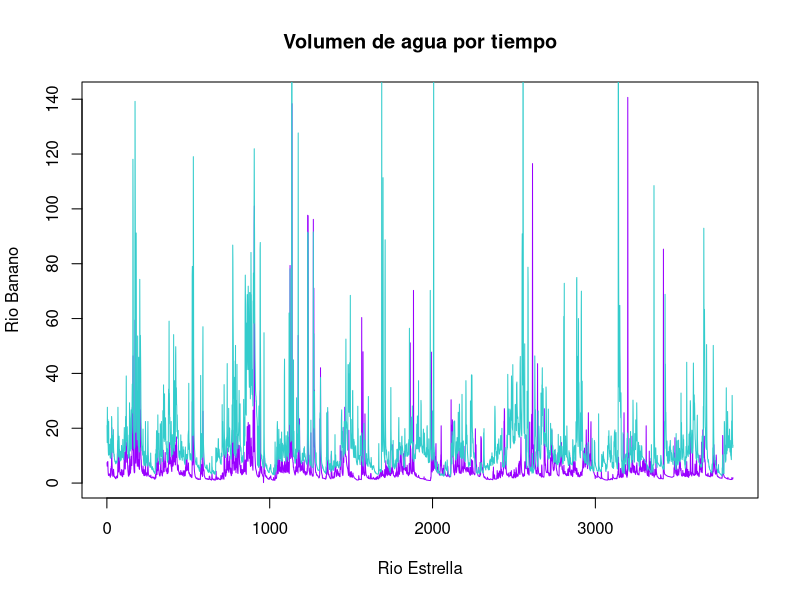
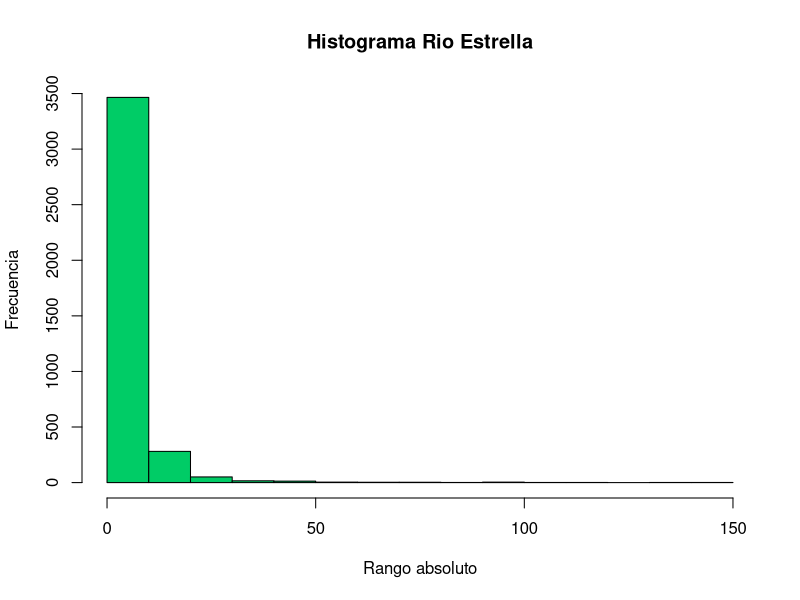
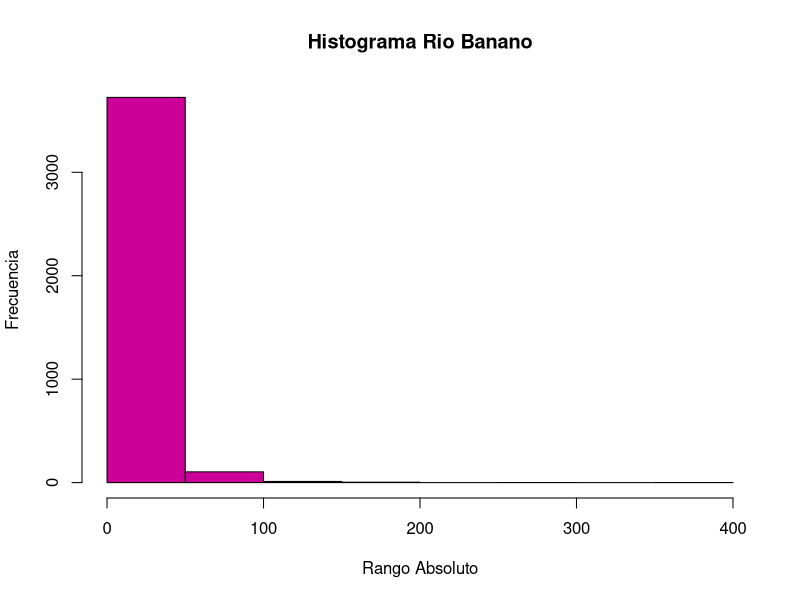
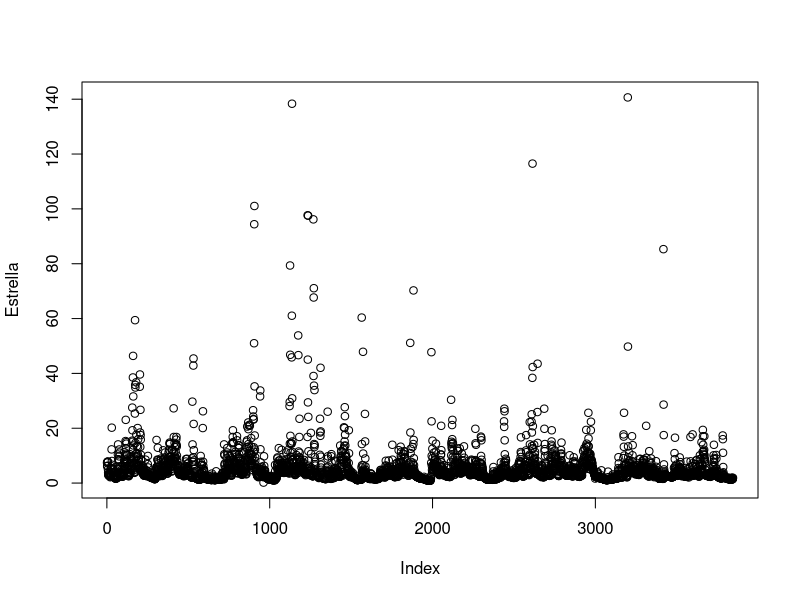
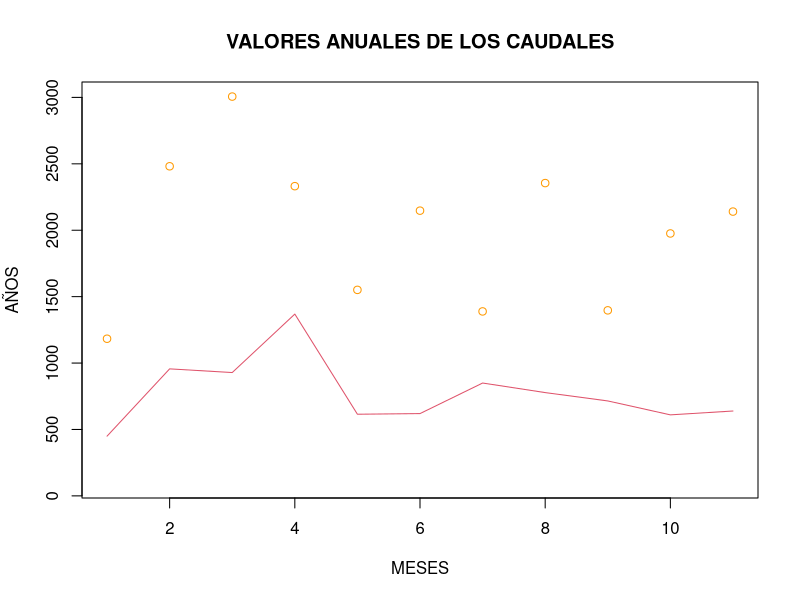
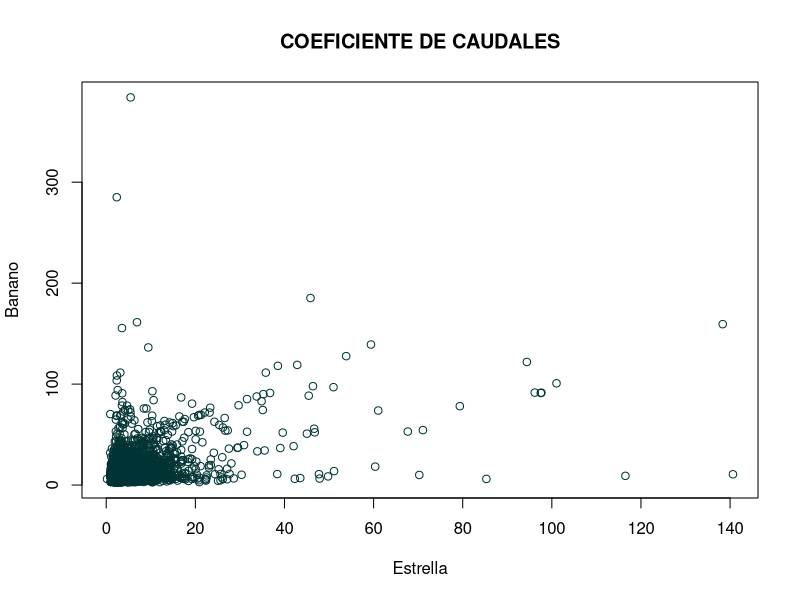
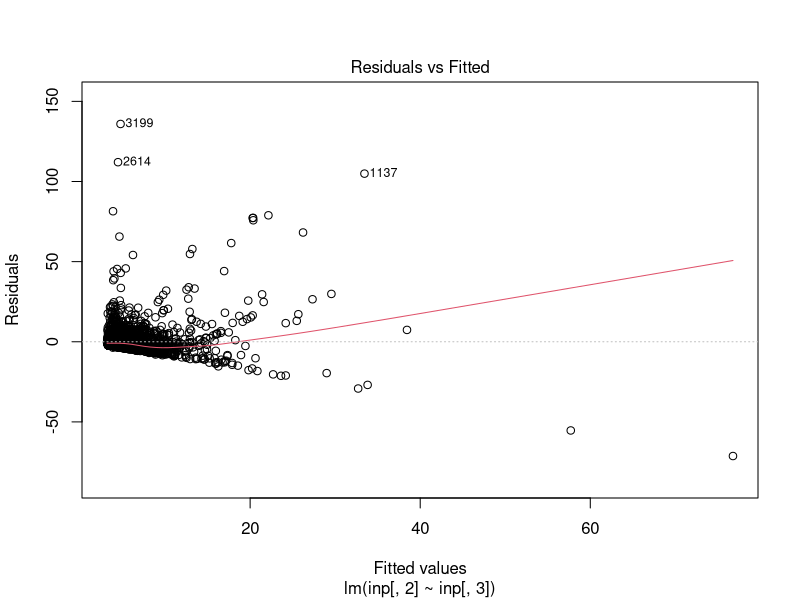
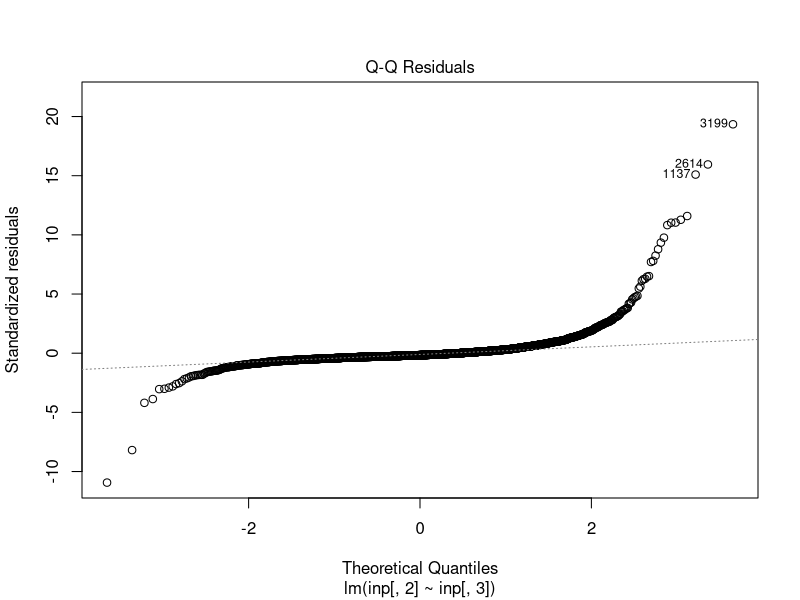

These figures' R source, in order:
## ---- chunk 1
knitr::opts_chunk$set(echo = TRUE)
## ---- chunk 2
inp <- read.csv("FDC.csv")


head(inp)

dim(inp)

inp[!complete.cases(inp),]
## ---- chunk 3
plot(inp[,2],type= "l", col = "#9900FF",

main = "Volumen de agua por tiempo",
xlab = ("Rio Estrella"),
ylab = ("Rio Banano")
)

lines(inp[ ,3], col = "#33CCCC")
## ---- chunk 4
summary(inp[,2:3])
hist(inp[,2],
     main = "Histograma Rio Estrella",
     xlab = ("Rango absoluto"),
     ylab = ("Frecuencia"),
     col = "#00CC66"
     )
## ---- chunk 5
hist(inp[,3],
     main = "Histograma Rio Banano",
     xlab = ("Rango Absoluto"),
     ylab = ("Frecuencia"),
     col = "#CC0099"
     )
## ---- chunk 6
names(inp) <- c("fecha", "Estrella","Banano")
attach(inp)
plot(Estrella)
## ---- chunk 7
Tempdate <- strptime(inp[,1], format= "%d/%m/%Y")


MAQ_Estrella <- tapply(Estrella, format(Tempdate, format = "%Y"), FUN = sum)   
MAQ_Banano <- tapply(Banano, format(Tempdate, format = "%Y"), FUN = sum)   

write.csv(rbind(MAQ_Estrella, MAQ_Banano),file= "MAQ.csv")

plot(MAQ_Banano,ylim = c(100,3000), 
     main = "VALORES ANUALES DE LOS CAUDALES",
     xlab = ("MESES"),
     ylab = ("AÑOS"),
     col = "#FF9900"
)
lines(MAQ_Estrella, col = 2)

MMQ_Estrella <- tapply(Estrella, format(Tempdate, format = "%m"), FUN = sum)   
MMQ_Banano <- tapply(Banano, format(Tempdate, format = "%m"), FUN = sum) 
## ---- chunk 8
corinp <- cor(inp[,2:3], method= "spearman")

plot(inp[,2], inp[,3],
     main = "COEFICIENTE DE CAUDALES",
     xlab = ("Estrella"),
     ylab = ("Banano"),
     col = "#003333"
)

inp.lm <- lm(inp[,2] ~ inp[,3], data=inp)

summary(inp.lm)

plot(inp.lm)
